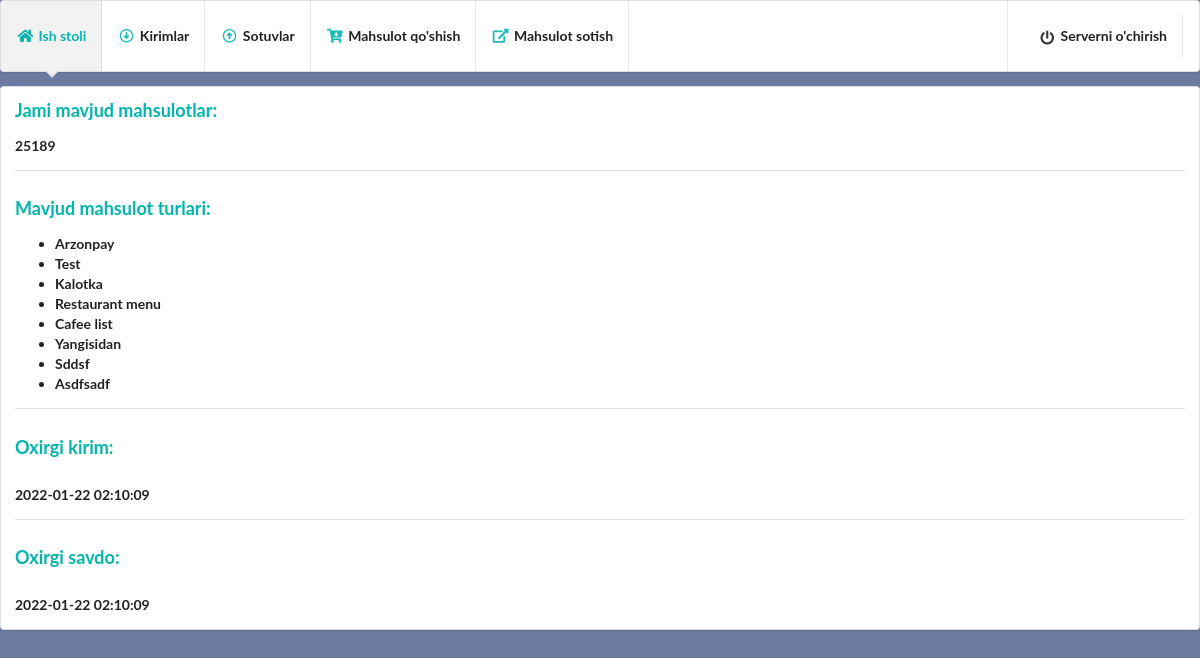
The app's page /dashboard, older data.
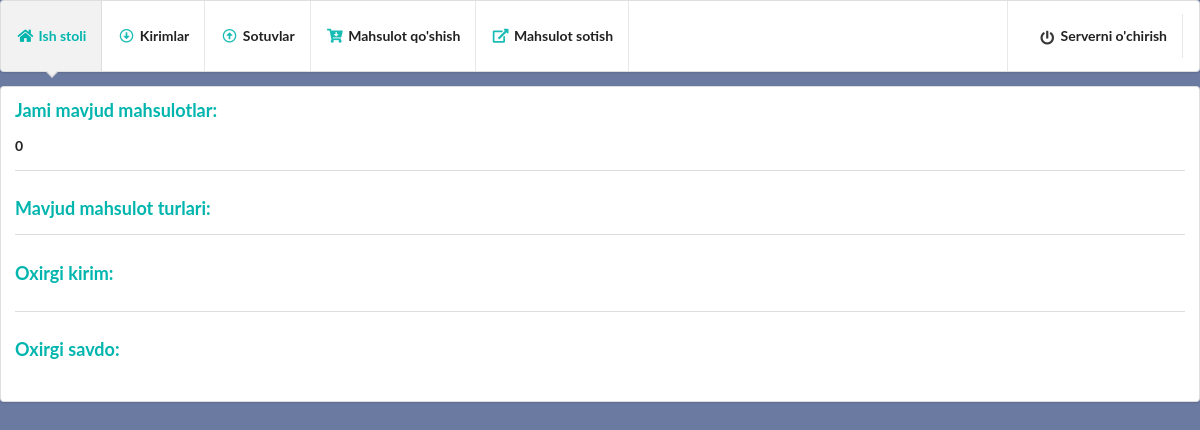
The same page, newer data.
### modules.py (models this page shows, shortened)
class inheritedClassName(db.Model):
    __abstract__ = True

@dataclass
class Items(inheritedClassName):
    id: int
    name: String
    count: int
    in_time: DateTime
    in_price: Integer
    __tablename__ = "items"
    id = Column(Integer, primary_key=True)
    name = Column(String, nullable=False)
    count = Column(Integer, default=0)
    in_time = Column(DateTime)
    in_price = Column(Integer)

@dataclass
class Imports(inheritedClassName):
    id: int
    name: String
    count: int
    in_time: DateTime
    in_price: Integer
    __tablename__ = "imports"
    id = Column(Integer, primary_key=True)
    name = Column(String, nullable=False)
    count = Column(Integer, default=0)
    in_time = Column(DateTime)
    in_price = Column(Integer)

### main.py (the view)
@app.route('/dashboard')
def dashboard():
    items = Items.query.all()
    count_items = 0
    names = []
    for item in items:
        count_items += item.count
        if item.name not in names:
            names.append(item.name)
    newest_item = Imports.query.order_by(desc(Imports.in_time)).first()
    newest_sale = Sales.query.order_by(desc(Sales.out_time)).first()
    if newest_item:
        last_in_name = newest_item.name
        last_in_date = newest_item.in_time
    else:
        last_in_name = ''
        last_in_date = ''
    if newest_sale:
        last_out_name = newest_item.name
        last_out_date = newest_item.in_time
    else:
        last_out_name = ''
        last_out_date = ''
    response = {
        "count_items": count_items,
        "names": names,
        "last_in_name": last_in_name,
        "last_in_date": last_in_date,
        "last_out_name": last_out_name,
        "last_out_date": last_out_date
    }
    return render_template('dashboard.html', response=response)

### templates/dashboard.html (shortened to what this page needs)
<!DOCTYPE html>
<html lang="en">
<head>
    <link rel="stylesheet" href="{{ url_for('static', filename='semantic-ui/semantic.min.css') }}">
</head>
<body style="background-color: #6B7AA1;">
  <div class="ui pointing menu teal">
    <a href="/dashboard" class="active item">
        <i class="home icon teal"></i>
        <b>Ish stoli</b>
    </a>
    <a href="/imports/1" class="item">
        <i class="arrow alternate circle down outline icon teal"></i>
        <b>Kirimlar</b>
    </a>
    <a href="/sales/1" class="item">
        <i class="arrow alternate circle up outline icon teal"></i>
        <b>Sotuvlar</b>
    </a>
    <a href="/add_item" class="item">
        <i class="cart arrow down icon teal"></i>
        <b>Mahsulot qo'shish</b>
    </a>
    <a href="/items" class="item">
        <i class="external alternate icon teal"></i>
        <b>Mahsulot sotish</b>
    </a>
    <div class="right menu">
        <div class="item">
            <a href="/stop" class="item">
                <i class="power off icon"></i>
                <b>Serverni o'chirish</b>
            </a>
        </div>
    </div>
  </div>
          <div class="ui segment ">
            <h3 class="ui teal header">Jami mavjud mahsulotlar:</h3>
            <p>{{ response.count_items }}</p>
            <div class="ui inverted divider"></div>
            <h3 class="ui teal header">Mavjud mahsulot turlari:</h3>
            <ul>
                {% for name in response.names %}
                <li>{{ name }}</li>
                {% endfor %}
            </ul>
            <div class="ui inverted divider"></div>
            <h3 class="ui teal header">Oxirgi kirim:</h3>
            <p>{{ response.last_in_date }}</p>
            <div class="ui inverted divider"></div>
            <h3 class="ui teal header">Oxirgi savdo:</h3>
            <p>{{ response.last_out_date }}</p>
          </div>
</body>
</html>

Row changes from the older to the newer data that the page shows:
removed Items: name "Arzonpay"
removed Items: name "Test"
removed Items: name "Kalotka"
removed Items: name "Restaurant menu"
removed Items: name "Cafee list"
removed Items: name "Yangisidan"
removed Items: name "Sddsf"
removed Items: name "Asdfsadf"
removed Imports: last_in_date "2022-01-22 02:10:09", last_out_date "2022-01-22 02:10:09"
Text that changed along with them:
{{ response.count_items }}: "25189" → "0"
